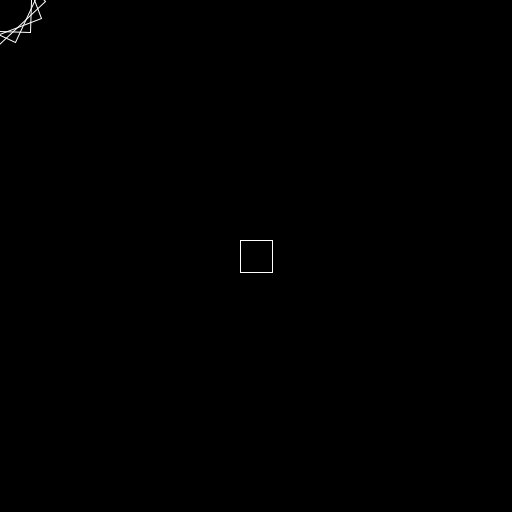
Frame 1 (no input)
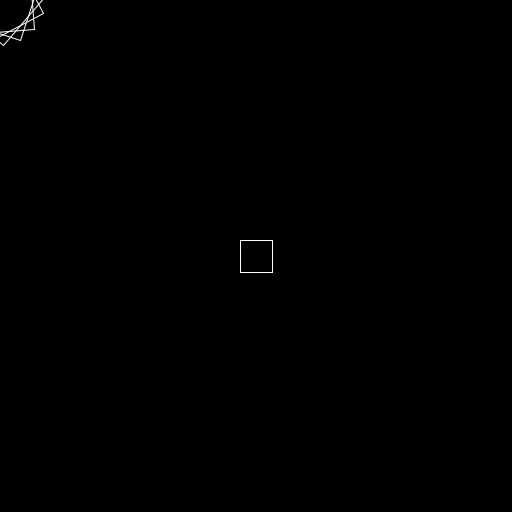
Frame 60 (the mouse pressed at the canvas centre just before this capture)
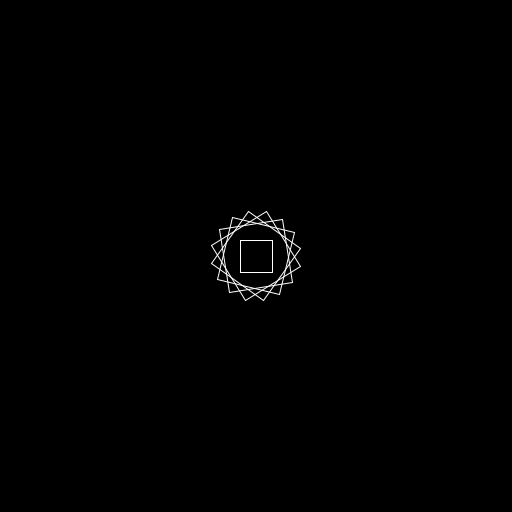
Frame 120 (the mouse held since frame 60 and released just before this capture)

The Processing sketch that drew these frames (run headless with seeded random() and noise(); from frame 60 on, the mouse is pressed at the canvas centre):

// Processing sketch: rotatingRect
// ── rotatingRect.pde

float angle;
Item item;

ArrayList<Square>squares = new ArrayList<Square>();
void setup() {
  size(512, 512);
  for (int i = 1; i <= 4; i++) {
     squares.add(new Square(64,i*0.125*PI));
  }
  item = new Item(width/2, height/2, 32);
}

void draw() {
  background(0);
  for (Square s : squares) {
    s.update(); 
  }
  item.update();
}

class Square {
  int xPos;
  int yPos;
  int size;
  float angle;
  
  color strokeColor;
  
  Square(int squareSize, float angleOffset) {
    angle = angleOffset+(PI/100);
    size = squareSize;
    strokeColor = 255;
  }
  
  void update() {
    pushMatrix();
    translate(mouseX, mouseY);
    rotate(angle);
    
    stroke(strokeColor);
    noFill();
    strokeWeight(1);
    rect(-size/2,-size/2,size,size);
  
    angle += PI/100;
    popMatrix();
  }
}

class Item {
  int centerX;
  int centerY;
  int size;
  
  boolean engaged;
  
  Item(int x, int y, int s) {
    centerX = x;
    centerY = y;
    size = s;
    rect(centerX, centerY, size, size);
  }
  
  void update() {
    noFill();
    stroke(255);
    if (mousePressed) {
        if((abs(sqrt(pow(centerX-mouseX,2)+pow(centerY-mouseY,2)))<=24) || engaged) {
          centerX = mouseX;
          centerY = mouseY;
          engaged = true;
          stroke(255);
        } 
    } else engaged = false;
    rect(centerX-(size/2), centerY-(size/2), size, size); 
  }
}
